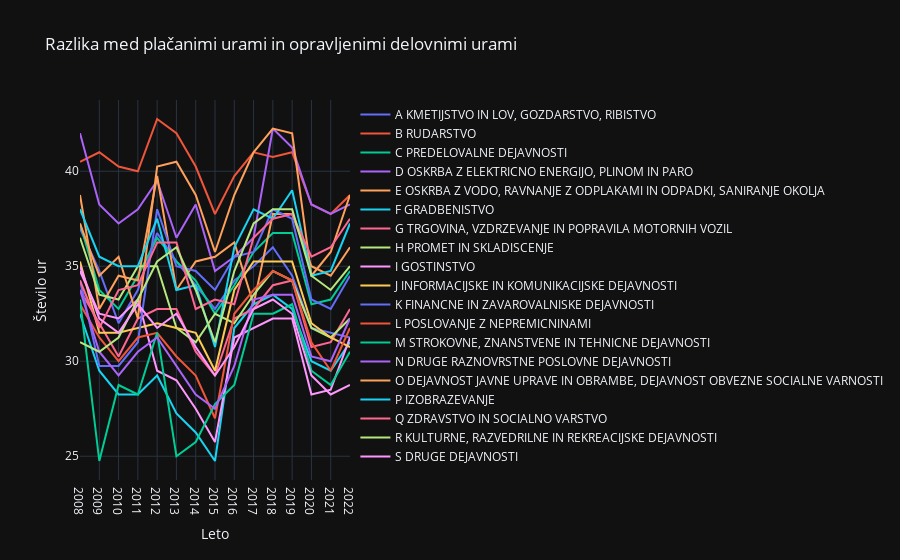

Write notebook code for a chart like this one.
### Code cell
df = placane_delovne_ure_grouped.subtract(opravljene_delovne_ure_grouped)
traces = []
for column in df.columns[1:]:
    trace = go.Scatter(
        x=df.index,
        y=df[column],
        mode='lines',
        name=column
    )
    traces.append(trace)

layout = go.Layout(
    title='Razlika med plačanimi urami in opravljenimi delovnimi urami',
    xaxis=dict(title='Leto'),
    yaxis=dict(title='Število ur')
)

# Kreiranje Figure objekta
fig = go.Figure(data=traces, layout=layout)

# Prikazivanje interaktivnog grafa ploščine
fig.show()

### Figure 1 — Plotly figure (JSON) as saved in the notebook; plotly's stock layout.template omitted (floating-point values rounded to 4 significant figures)
{"data": [{"mode": "lines", "name": "A KMETIJSTVO IN LOV, GOZDARSTVO, RIBISTVO", "x": ["2008", "2009", "2010", "2011", "2012", "2013", "2014", "2015", "2016", "2017", "2018", "2019", "2020", "2021", "2022"], "y": [37.0, 34.75, 32.0, 33.75, 36.75, 35.25, 34.0, 32.75, 34.25, 35.0, 36.0, 34.5, 31.75, 31.5, 31.25], "type": "scatter"}, {"mode": "lines", "name": "B RUDARSTVO", "x": ["2008", "2009", "2010", "2011", "2012", "2013", "2014", "2015", "2016", "2017", "2018", "2019", "2020", "2021", "2022"], "y": [40.5, 41.0, 40.25, 40.0, 42.75, 42.0, 40.25, 37.75, 39.75, 41.0, 40.75, 41.0, 38.25, 37.75, 38.75], "type": "scatter"}, {"mode": "lines", "name": "C PREDELOVALNE DEJAVNOSTI", "x": ["2008", "2009", "2010", "2011", "2012", "2013", "2014", "2015", "2016", "2017", "2018", "2019", "2020", "2021", "2022"], "y": [37.25, 33.75, 32.75, 34.5, 36.5, 35.25, 34.25, 32.5, 34.0, 35.75, 36.75, 36.75, 33.0, 33.25, 34.75], "type": "scatter"}, {"mode": "lines", "name": "D OSKRBA Z ELEKTRICNO ENERGIJO, PLINOM IN PARO", "x": ["2008", "2009", "2010", "2011", "2012", "2013", "2014", "2015", "2016", "2017", "2018", "2019", "2020", "2021", "2022"], "y": [42.0, 38.25, 37.25, 38.0, 39.5, 36.5, 38.25, 34.75, 35.5, 36.5, 42.25, 41.25, 38.25, 37.75, 38.25], "type": "scatter"}, {"mode": "lines", "name": "E OSKRBA Z VODO, RAVNANJE Z ODPLAKAMI IN ODPADKI, SANIRANJE OKOLJA", "x": ["2008", "2009", "2010", "2011", "2012", "2013", "2014", "2015", "2016", "2017", "2018", "2019", "2020", "2021", "2022"], "y": [38.75, 32.75, 34.5, 34.25, 39.75, 33.75, 35.25, 35.5, 36.25, 33.0, 37.75, 37.75, 35.0, 34.5, 36.0], "type": "scatter"}, {"mode": "lines", "name": "F GRADBENISTVO", "x": ["2008", "2009", "2010", "2011", "2012", "2013", "2014", "2015", "2016", "2017", "2018", "2019", "2020", "2021", "2022"], "y": [32.5, 29.5, 28.25, 28.25, 29.25, 27.25, 26.25, 24.75, 31.75, 33.0, 33.5, 32.75, 30.0, 29.5, 31.0], "type": "scatter"}, {"mode": "lines", "name": "G TRGOVINA, VZDRZEVANJE IN POPRAVILA MOTORNIH VOZIL", "x": ["2008", "2009", "2010", "2011", "2012", "2013", "2014", "2015", "2016", "2017", "2018", "2019", "2020", "2021", "2022"], "y": [33.75, 32.0, 30.25, 32.25, 32.75, 32.75, 30.5, 29.25, 32.25, 32.75, 34.0, 34.25, 30.75, 31.0, 32.75], "type": "scatter"}, {"mode": "lines", "name": "H PROMET IN SKLADISCENJE", "x": ["2008", "2009", "2010", "2011", "2012", "2013", "2014", "2015", "2016", "2017", "2018", "2019", "2020", "2021", "2022"], "y": [36.5, 33.5, 33.25, 35.0, 35.0, 31.75, 31.0, 32.5, 32.0, 33.5, 34.75, 34.25, 31.75, 31.25, 32.25], "type": "scatter"}, {"mode": "lines", "name": "I GOSTINSTVO", "x": ["2008", "2009", "2010", "2011", "2012", "2013", "2014", "2015", "2016", "2017", "2018", "2019", "2020", "2021", "2022"], "y": [34.75, 32.5, 32.25, 33.25, 29.5, 29.0, 27.5, 25.75, 31.25, 31.75, 32.25, 32.25, 28.25, 28.5, 31.25], "type": "scatter"}, {"mode": "lines", "name": "J INFORMACIJSKE IN KOMUNIKACIJSKE DEJAVNOSTI", "x": ["2008", "2009", "2010", "2011", "2012", "2013", "2014", "2015", "2016", "2017", "2018", "2019", "2020", "2021", "2022"], "y": [35.25, 31.5, 31.5, 31.75, 32.0, 31.75, 31.5, 29.5, 33.75, 35.25, 35.25, 35.25, 32.0, 31.25, 30.75], "type": "scatter"}, {"mode": "lines", "name": "K FINANCNE IN ZAVAROVALNISKE DEJAVNOSTI", "x": ["2008", "2009", "2010", "2011", "2012", "2013", "2014", "2015", "2016", "2017", "2018", "2019", "2020", "2021", "2022"], "y": [34.25, 29.75, 29.75, 31.0, 38.0, 35.0, 34.75, 33.75, 35.5, 35.75, 38.0, 37.5, 33.25, 32.75, 34.5], "type": "scatter"}, {"mode": "lines", "name": "L POSLOVANJE Z NEPREMICNINAMI", "x": ["2008", "2009", "2010", "2011", "2012", "2013", "2014", "2015", "2016", "2017", "2018", "2019", "2020", "2021", "2022"], "y": [33.0, 31.25, 30.0, 31.25, 31.5, 30.25, 29.25, 27.0, 32.5, 33.75, 34.75, 34.25, 31.0, 29.5, 31.75], "type": "scatter"}, {"mode": "lines", "name": "M STROKOVNE, ZNANSTVENE IN TEHNICNE DEJAVNOSTI", "x": ["2008", "2009", "2010", "2011", "2012", "2013", "2014", "2015", "2016", "2017", "2018", "2019", "2020", "2021", "2022"], "y": [33.25, 24.75, 28.75, 28.25, 31.5, 25.0, 25.75, 27.75, 28.75, 32.5, 32.5, 33.0, 29.5, 28.75, 30.5], "type": "scatter"}, {"mode": "lines", "name": "N DRUGE RAZNOVRSTNE POSLOVNE DEJAVNOSTI", "x": ["2008", "2009", "2010", "2011", "2012", "2013", "2014", "2015", "2016", "2017", "2018", "2019", "2020", "2021", "2022"], "y": [33.75, 30.5, 29.25, 30.5, 31.25, 29.75, 28.25, 27.5, 29.75, 33.25, 33.5, 33.5, 30.25, 30.0, 32.25], "type": "scatter"}, {"mode": "lines", "name": "O DEJAVNOST JAVNE UPRAVE IN OBRAMBE, DEJAVNOST OBVEZNE SOCIALNE VARNOSTI", "x": ["2008", "2009", "2010", "2011", "2012", "2013", "2014", "2015", "2016", "2017", "2018", "2019", "2020", "2021", "2022"], "y": [37.25, 34.5, 35.5, 32.25, 40.25, 40.5, 38.75, 35.75, 38.75, 41.0, 42.25, 42.0, 34.5, 35.75, 38.75], "type": "scatter"}, {"mode": "lines", "name": "P IZOBRAZEVANJE", "x": ["2008", "2009", "2010", "2011", "2012", "2013", "2014", "2015", "2016", "2017", "2018", "2019", "2020", "2021", "2022"], "y": [38.0, 35.5, 35.0, 35.0, 37.5, 33.75, 34.0, 30.75, 36.0, 38.0, 37.5, 39.0, 34.5, 34.75, 37.25], "type": "scatter"}, {"mode": "lines", "name": "Q ZDRAVSTVO IN SOCIALNO VARSTVO", "x": ["2008", "2009", "2010", "2011", "2012", "2013", "2014", "2015", "2016", "2017", "2018", "2019", "2020", "2021", "2022"], "y": [34.25, 31.75, 33.75, 34.0, 36.25, 36.25, 32.75, 33.25, 33.0, 36.5, 37.5, 37.75, 35.5, 36.0, 37.5], "type": "scatter"}, {"mode": "lines", "name": "R KULTURNE, RAZVEDRILNE IN REKREACIJSKE DEJAVNOSTI", "x": ["2008", "2009", "2010", "2011", "2012", "2013", "2014", "2015", "2016", "2017", "2018", "2019", "2020", "2021", "2022"], "y": [31.0, 30.5, 31.25, 33.25, 35.25, 36.0, 33.75, 31.0, 34.75, 37.25, 38.0, 38.0, 34.5, 33.75, 35.0], "type": "scatter"}, {"mode": "lines", "name": "S DRUGE DEJAVNOSTI", "x": ["2008", "2009", "2010", "2011", "2012", "2013", "2014", "2015", "2016", "2017", "2018", "2019", "2020", "2021", "2022"], "y": [35.0, 32.25, 31.5, 33.0, 31.75, 32.5, 30.75, 29.25, 30.75, 32.75, 33.25, 32.5, 29.25, 28.25, 28.75], "type": "scatter"}], "layout": {"title": {"text": "Razlika med plačanimi urami in opravljenimi delovnimi urami"}, "xaxis": {"title": {"text": "Leto"}}, "yaxis": {"title": {"text": "Število ur"}}}}
